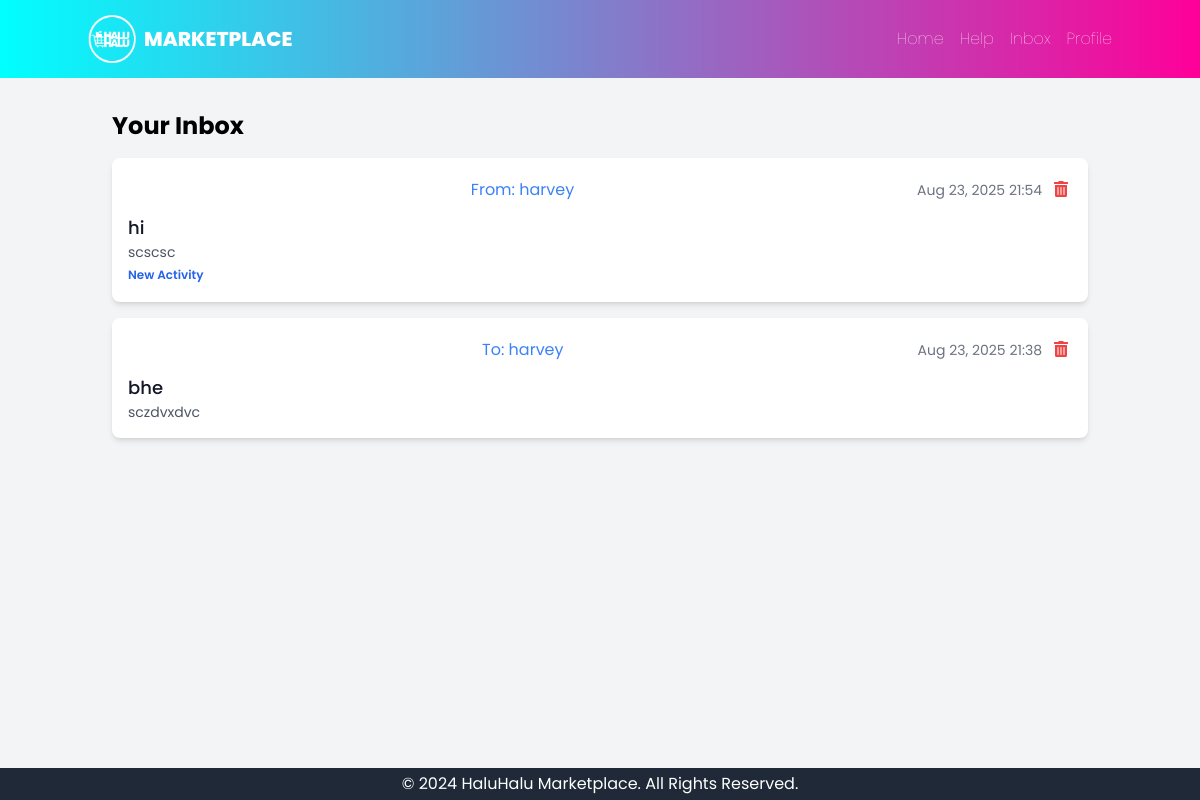
The page /messages/inbox/ (signed in) on the database its author committed.
### core/models.py (models this page shows, shortened)
class Message(models.Model):
    sender = models.ForeignKey(settings.AUTH_USER_MODEL, on_delete=models.CASCADE, related_name='sent_messages')
    receiver = models.ForeignKey(settings.AUTH_USER_MODEL, on_delete=models.CASCADE, related_name='received_messages')
    subject = models.CharField(max_length=255)
    body = models.TextField()
    sent_at = models.DateTimeField(auto_now_add=True)
    is_read = models.BooleanField(default=False)
    parent_message = models.ForeignKey('self', on_delete=models.SET_NULL, null=True, blank=True, related_name='replies')
    conversation_starter = models.ForeignKey('self', on_delete=models.SET_NULL, null=True, blank=True, related_name='conversation_messages_set')
    is_deleted_by_sender = models.BooleanField(default=False)
    is_deleted_by_receiver = models.BooleanField(default=False)
    class Meta:
        ordering = ['sent_at']

class CustomUser(AbstractUser):
    profile_pic = models.ImageField(upload_to='profile_pics', null=True, blank=True)

### core/views.py (the view)
# urls.py: path('messages/inbox/', InboxView.as_view(), name='inbox'),
class InboxView(LoginRequiredMixin, ListView):
    model = Message
    template_name = 'core/inbox.html'
    context_object_name = 'conversations'
    paginate_by = 10
    login_url = 'login'
    def get_queryset(self):
        user = self.request.user
        user_involved_conversation_starter_ids = Message.objects.filter(
            Q(sender=user, is_deleted_by_sender=False) | Q(receiver=user, is_deleted_by_receiver=False)
        ).values_list('conversation_starter__pk', flat=True)  # Get starter PKs of all involved messages
        user_involved_initial_message_ids = Message.objects.filter(
            Q(sender=user, is_deleted_by_sender=False, conversation_starter__isnull=True) |
            Q(receiver=user, is_deleted_by_receiver=False, conversation_starter__isnull=True)
        ).values_list('pk', flat=True)
        unique_starter_pks = set(list(user_involved_conversation_starter_ids) + list(user_involved_initial_message_ids))
        unique_starter_pks.discard(None)  # Remove None if present
        valid_conversation_starters = Message.objects.filter(
            pk__in=list(unique_starter_pks)
        ).filter(
            Q(sender=user, is_deleted_by_sender=False) | Q(receiver=user, is_deleted_by_receiver=False)
        )
        latest_messages_per_conversation = []
        for starter in valid_conversation_starters:
            latest_message_in_thread = Message.objects.filter(
                Q(conversation_starter=starter) | Q(pk=starter.pk)  # All messages related to this starter
            ).filter(
                Q(sender=user, is_deleted_by_sender=False) | Q(receiver=user, is_deleted_by_receiver=False)
            ).order_by('-sent_at').first()
            if latest_message_in_thread:
                latest_messages_per_conversation.append(latest_message_in_thread)
        return sorted(latest_messages_per_conversation, key=lambda x: x.sent_at, reverse=True)

### core/templates/core/inbox.html (shortened to what this page needs)
{% extends 'base.html' %}
{% block content %}
<h2 class="text-2xl font-bold mb-4">Your Inbox</h2>
{% if conversations %}
    <div class="space-y-4">
        {% for message in conversations %}
            <div class="block bg-white rounded-lg shadow-md p-4 hover:shadow-lg transition-shadow duration-200 relative">
                <a href="{% url 'message_detail' message.conversation_starter.pk|default:message.pk %}" class="block">
                    <div class="flex justify-between items-center mb-2">
                    <span class="font-semibold text-gray-800">
                        {% if request.user == message.sender %}
                            <a href="{% url 'profile' username=message.receiver.username %}" class="text-blue-500 hover:underline">To: {{ message.receiver.username }}</a>
                        {% else %}
                            <a href="{% url 'profile' username=message.sender.username %}" class="text-blue-500 hover:underline">From: {{ message.sender.username }}</a>
                        {% endif %}
                    </span>
                        <div class="flex items-center gap-2">
                            <span class="text-sm text-gray-500">{{ message.sent_at|date:"M d, Y H:i" }}</span>
                            <form action="{% url 'delete_conversation' message.conversation_starter.pk|default:message.pk %}" method="post" onsubmit="return confirm('Are you sure you want to delete this conversation? This will only remove it from your view.');">
                                <button type="submit" class="text-red-500 hover:text-red-700 p-1 rounded-full focus:outline-none focus:ring-2 focus:ring-red-500" aria-label="Delete conversation">
                                    <i class="fas fa-trash-alt"></i>
                                </button>
                            </form>
                        </div>
                    </div>
                    <h3 class="text-lg font-medium text-gray-900">{{ message.subject }}</h3>
                    <p class="text-gray-600 text-sm line-clamp-2">{{ message.body }}</p>
                    {% if request.user == message.receiver and not message.is_read %}
                        <span class="text-blue-600 text-xs font-semibold mt-1 inline-block">New Activity</span>
                    {% endif %}
                </a>
            </div>
        {% endfor %}
    </div>
{% else %}
    <p class="text-gray-600">Your inbox is empty. No conversations yet.</p>
{% endif %}
{% endblock %}

### core/templates/base.html (style rules this page uses)
body { font-family: 'Poppins', sans-serif; }

### rows shown on the page
Message: sender.username "harvey", sent_at "Aug 23, 2025 21:54", subject "hi", body "scscsc", is_read "New Activity"
Message: receiver.username "harvey", sent_at "Aug 23, 2025 21:38", subject "bhe", body "sczdvxdvc"
